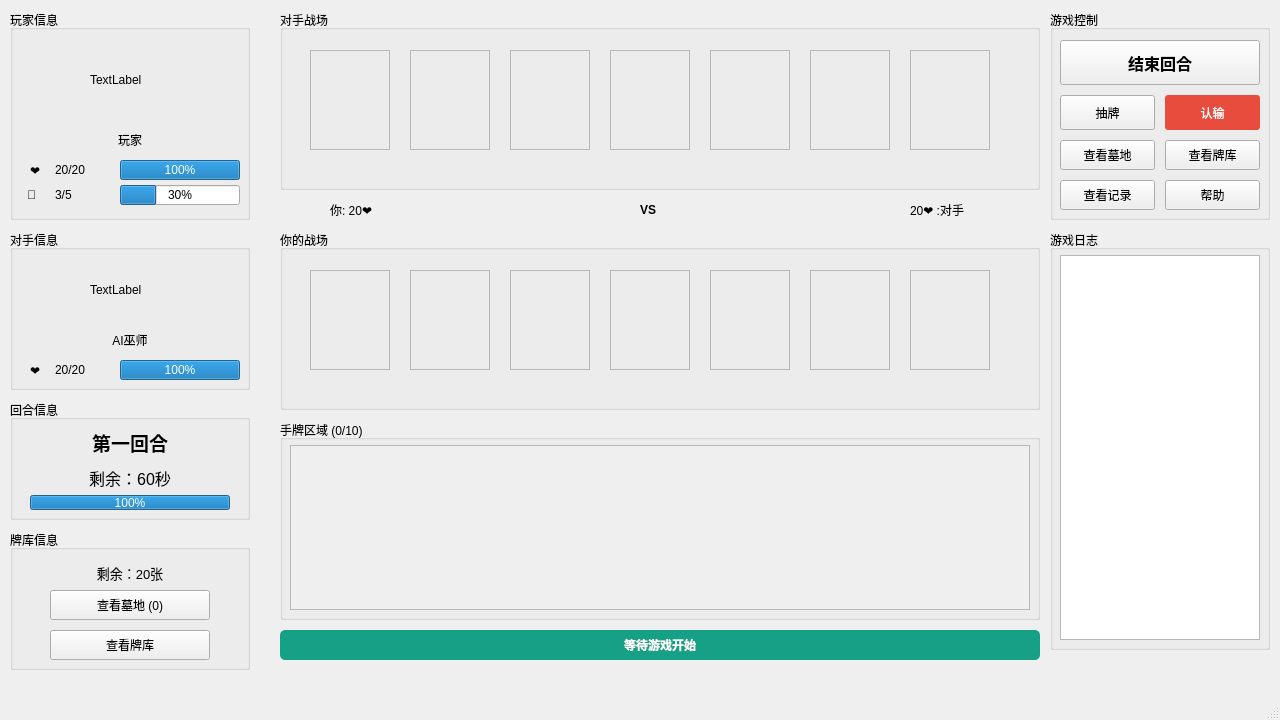
<?xml version="1.0" encoding="UTF-8"?>
<ui version="4.0">
 <class>MainWindow</class>
 <widget class="QMainWindow" name="MainWindow">
  <property name="geometry">
   <rect>
    <x>0</x>
    <y>0</y>
    <width>1280</width>
    <height>720</height>
   </rect>
  </property>
  <property name="windowTitle">
   <string>MainWindow</string>
  </property>
  <widget class="QWidget" name="centralwidget">
   <widget class="QGroupBox" name="playInfoGroup">
    <property name="geometry">
     <rect>
      <x>10</x>
      <y>10</y>
      <width>240</width>
      <height>210</height>
     </rect>
    </property>
    <property name="title">
     <string>玩家信息</string>
    </property>
    <widget class="QLabel" name="playerAvatarLabel">
     <property name="geometry">
      <rect>
       <x>80</x>
       <y>30</y>
       <width>80</width>
       <height>80</height>
      </rect>
     </property>
     <property name="text">
      <string>TextLabel</string>
     </property>
    </widget>
    <widget class="QLabel" name="playerNameLabel">
     <property name="geometry">
      <rect>
       <x>20</x>
       <y>120</y>
       <width>200</width>
       <height>20</height>
      </rect>
     </property>
     <property name="text">
      <string>玩家</string>
     </property>
     <property name="alignment">
      <set>Qt::AlignCenter</set>
     </property>
    </widget>
    <widget class="QLabel" name="playerHealthIcon">
     <property name="geometry">
      <rect>
       <x>20</x>
       <y>150</y>
       <width>20</width>
       <height>20</height>
      </rect>
     </property>
     <property name="text">
      <string>❤</string>
     </property>
    </widget>
    <widget class="QLabel" name="playerHealthLabel">
     <property name="geometry">
      <rect>
       <x>45</x>
       <y>150</y>
       <width>60</width>
       <height>20</height>
      </rect>
     </property>
     <property name="text">
      <string>20/20</string>
     </property>
    </widget>
    <widget class="QProgressBar" name="playerHealthBar">
     <property name="geometry">
      <rect>
       <x>110</x>
       <y>150</y>
       <width>120</width>
       <height>20</height>
      </rect>
     </property>
     <property name="maximum">
      <number>20</number>
     </property>
     <property name="value">
      <number>20</number>
     </property>
    </widget>
    <widget class="QLabel" name="playerManaIconLabel">
     <property name="geometry">
      <rect>
       <x>17</x>
       <y>175</y>
       <width>20</width>
       <height>20</height>
      </rect>
     </property>
     <property name="text">
      <string>🔷</string>
     </property>
    </widget>
    <widget class="QLabel" name="playerManaLabel">
     <property name="geometry">
      <rect>
       <x>45</x>
       <y>175</y>
       <width>60</width>
       <height>20</height>
      </rect>
     </property>
     <property name="text">
      <string>3/5</string>
     </property>
    </widget>
    <widget class="QProgressBar" name="playerManaBar">
     <property name="geometry">
      <rect>
       <x>110</x>
       <y>175</y>
       <width>120</width>
       <height>20</height>
      </rect>
     </property>
     <property name="maximum">
      <number>10</number>
     </property>
     <property name="value">
      <number>3</number>
     </property>
    </widget>
   </widget>
   <widget class="QGroupBox" name="opponentInfoGroup">
    <property name="geometry">
     <rect>
      <x>10</x>
      <y>230</y>
      <width>240</width>
      <height>160</height>
     </rect>
    </property>
    <property name="title">
     <string>对手信息</string>
    </property>
    <widget class="QLabel" name="opponentAvatarLabel">
     <property name="geometry">
      <rect>
       <x>80</x>
       <y>30</y>
       <width>60</width>
       <height>60</height>
      </rect>
     </property>
     <property name="text">
      <string>TextLabel</string>
     </property>
    </widget>
    <widget class="QLabel" name="opponentNameLabel">
     <property name="geometry">
      <rect>
       <x>20</x>
       <y>100</y>
       <width>200</width>
       <height>20</height>
      </rect>
     </property>
     <property name="text">
      <string>AI巫师</string>
     </property>
     <property name="alignment">
      <set>Qt::AlignCenter</set>
     </property>
    </widget>
    <widget class="QLabel" name="opponentHealthIcon">
     <property name="geometry">
      <rect>
       <x>20</x>
       <y>130</y>
       <width>20</width>
       <height>20</height>
      </rect>
     </property>
     <property name="text">
      <string>❤</string>
     </property>
    </widget>
    <widget class="QLabel" name="opponentHealthLabel">
     <property name="geometry">
      <rect>
       <x>45</x>
       <y>130</y>
       <width>60</width>
       <height>20</height>
      </rect>
     </property>
     <property name="text">
      <string>20/20</string>
     </property>
    </widget>
    <widget class="QProgressBar" name="opponentHealthBar">
     <property name="geometry">
      <rect>
       <x>110</x>
       <y>130</y>
       <width>120</width>
       <height>20</height>
      </rect>
     </property>
     <property name="maximum">
      <number>20</number>
     </property>
     <property name="value">
      <number>20</number>
     </property>
    </widget>
   </widget>
   <widget class="QGroupBox" name="turnInfoGroup">
    <property name="geometry">
     <rect>
      <x>10</x>
      <y>400</y>
      <width>240</width>
      <height>120</height>
     </rect>
    </property>
    <property name="title">
     <string>回合信息</string>
    </property>
    <widget class="QLabel" name="turnNumberLabel">
     <property name="geometry">
      <rect>
       <x>20</x>
       <y>30</y>
       <width>200</width>
       <height>25</height>
      </rect>
     </property>
     <property name="font">
      <font>
       <pointsize>14</pointsize>
       <bold>true</bold>
      </font>
     </property>
     <property name="text">
      <string>第一回合</string>
     </property>
     <property name="alignment">
      <set>Qt::AlignCenter</set>
     </property>
    </widget>
    <widget class="QLabel" name="timeRemainingLabel">
     <property name="geometry">
      <rect>
       <x>20</x>
       <y>65</y>
       <width>200</width>
       <height>25</height>
      </rect>
     </property>
     <property name="font">
      <font>
       <pointsize>12</pointsize>
      </font>
     </property>
     <property name="text">
      <string>剩余：60秒</string>
     </property>
     <property name="alignment">
      <set>Qt::AlignCenter</set>
     </property>
    </widget>
    <widget class="QProgressBar" name="turnTimerBar">
     <property name="geometry">
      <rect>
       <x>20</x>
       <y>95</y>
       <width>200</width>
       <height>15</height>
      </rect>
     </property>
     <property name="maximum">
      <number>60</number>
     </property>
     <property name="value">
      <number>60</number>
     </property>
    </widget>
   </widget>
   <widget class="QGroupBox" name="deckInfoGroup">
    <property name="geometry">
     <rect>
      <x>10</x>
      <y>530</y>
      <width>240</width>
      <height>140</height>
     </rect>
    </property>
    <property name="title">
     <string>牌库信息</string>
    </property>
    <widget class="QLabel" name="deckSizeLabel">
     <property name="geometry">
      <rect>
       <x>20</x>
       <y>30</y>
       <width>200</width>
       <height>25</height>
      </rect>
     </property>
     <property name="font">
      <font>
       <pointsize>10</pointsize>
      </font>
     </property>
     <property name="text">
      <string>剩余：20张</string>
     </property>
     <property name="alignment">
      <set>Qt::AlignCenter</set>
     </property>
    </widget>
    <widget class="QPushButton" name="graveyardButton">
     <property name="geometry">
      <rect>
       <x>40</x>
       <y>60</y>
       <width>160</width>
       <height>30</height>
      </rect>
     </property>
     <property name="text">
      <string>查看墓地 (0)</string>
     </property>
    </widget>
    <widget class="QPushButton" name="deckViewButton">
     <property name="geometry">
      <rect>
       <x>40</x>
       <y>100</y>
       <width>160</width>
       <height>30</height>
      </rect>
     </property>
     <property name="text">
      <string>查看牌库</string>
     </property>
    </widget>
   </widget>
   <widget class="QGroupBox" name="opponentBattleGroup">
    <property name="geometry">
     <rect>
      <x>280</x>
      <y>10</y>
      <width>760</width>
      <height>180</height>
     </rect>
    </property>
    <property name="title">
     <string>对手战场</string>
    </property>
    <widget class="QFrame" name="opponentSlot1">
     <property name="geometry">
      <rect>
       <x>30</x>
       <y>40</y>
       <width>80</width>
       <height>100</height>
      </rect>
     </property>
     <property name="frameShape">
      <enum>QFrame::StyledPanel</enum>
     </property>
     <property name="frameShadow">
      <enum>QFrame::Raised</enum>
     </property>
    </widget>
    <widget class="QFrame" name="opponentSlot2">
     <property name="geometry">
      <rect>
       <x>130</x>
       <y>40</y>
       <width>80</width>
       <height>100</height>
      </rect>
     </property>
     <property name="frameShape">
      <enum>QFrame::StyledPanel</enum>
     </property>
     <property name="frameShadow">
      <enum>QFrame::Raised</enum>
     </property>
    </widget>
    <widget class="QFrame" name="opponentSlot3">
     <property name="geometry">
      <rect>
       <x>230</x>
       <y>40</y>
       <width>80</width>
       <height>100</height>
      </rect>
     </property>
     <property name="frameShape">
      <enum>QFrame::StyledPanel</enum>
     </property>
     <property name="frameShadow">
      <enum>QFrame::Raised</enum>
     </property>
    </widget>
    <widget class="QFrame" name="opponentSlot4">
     <property name="geometry">
      <rect>
       <x>330</x>
       <y>40</y>
       <width>80</width>
       <height>100</height>
      </rect>
     </property>
     <property name="frameShape">
      <enum>QFrame::StyledPanel</enum>
     </property>
     <property name="frameShadow">
      <enum>QFrame::Raised</enum>
     </property>
    </widget>
    <widget class="QFrame" name="opponentSlot5">
     <property name="geometry">
      <rect>
       <x>430</x>
       <y>40</y>
       <width>80</width>
       <height>100</height>
      </rect>
     </property>
     <property name="frameShape">
      <enum>QFrame::StyledPanel</enum>
     </property>
     <property name="frameShadow">
      <enum>QFrame::Raised</enum>
     </property>
    </widget>
    <widget class="QFrame" name="opponentSlot6">
     <property name="geometry">
      <rect>
       <x>530</x>
       <y>40</y>
       <width>80</width>
       <height>100</height>
      </rect>
     </property>
     <property name="frameShape">
      <enum>QFrame::StyledPanel</enum>
     </property>
     <property name="frameShadow">
      <enum>QFrame::Raised</enum>
     </property>
    </widget>
    <widget class="QFrame" name="opponentSlot7">
     <property name="geometry">
      <rect>
       <x>630</x>
       <y>40</y>
       <width>80</width>
       <height>100</height>
      </rect>
     </property>
     <property name="frameShape">
      <enum>QFrame::StyledPanel</enum>
     </property>
     <property name="frameShadow">
      <enum>QFrame::Raised</enum>
     </property>
    </widget>
   </widget>
   <widget class="QWidget" name="vsSeparatorWidget" native="true">
    <property name="geometry">
     <rect>
      <x>280</x>
      <y>195</y>
      <width>760</width>
      <height>30</height>
     </rect>
    </property>
    <widget class="QLabel" name="playerScoreLabel">
     <property name="geometry">
      <rect>
       <x>50</x>
       <y>5</y>
       <width>100</width>
       <height>20</height>
      </rect>
     </property>
     <property name="text">
      <string>你: 20❤</string>
     </property>
    </widget>
    <widget class="QLabel" name="vsLabel">
     <property name="geometry">
      <rect>
       <x>360</x>
       <y>5</y>
       <width>100</width>
       <height>20</height>
      </rect>
     </property>
     <property name="font">
      <font>
       <bold>true</bold>
      </font>
     </property>
     <property name="text">
      <string>VS</string>
     </property>
    </widget>
    <widget class="QLabel" name="opponentScoreLabel">
     <property name="geometry">
      <rect>
       <x>630</x>
       <y>5</y>
       <width>100</width>
       <height>20</height>
      </rect>
     </property>
     <property name="text">
      <string>20❤ :对手</string>
     </property>
    </widget>
   </widget>
   <widget class="QGroupBox" name="playerBattleGroup">
    <property name="geometry">
     <rect>
      <x>280</x>
      <y>230</y>
      <width>760</width>
      <height>180</height>
     </rect>
    </property>
    <property name="title">
     <string>你的战场</string>
    </property>
    <widget class="QFrame" name="playerSlot2">
     <property name="geometry">
      <rect>
       <x>130</x>
       <y>40</y>
       <width>80</width>
       <height>100</height>
      </rect>
     </property>
     <property name="frameShape">
      <enum>QFrame::StyledPanel</enum>
     </property>
     <property name="frameShadow">
      <enum>QFrame::Raised</enum>
     </property>
    </widget>
    <widget class="QFrame" name="playerSlot7">
     <property name="geometry">
      <rect>
       <x>630</x>
       <y>40</y>
       <width>80</width>
       <height>100</height>
      </rect>
     </property>
     <property name="frameShape">
      <enum>QFrame::StyledPanel</enum>
     </property>
     <property name="frameShadow">
      <enum>QFrame::Raised</enum>
     </property>
    </widget>
    <widget class="QFrame" name="playerSlot3">
     <property name="geometry">
      <rect>
       <x>230</x>
       <y>40</y>
       <width>80</width>
       <height>100</height>
      </rect>
     </property>
     <property name="frameShape">
      <enum>QFrame::StyledPanel</enum>
     </property>
     <property name="frameShadow">
      <enum>QFrame::Raised</enum>
     </property>
    </widget>
    <widget class="QFrame" name="playerSlot1">
     <property name="geometry">
      <rect>
       <x>30</x>
       <y>40</y>
       <width>80</width>
       <height>100</height>
      </rect>
     </property>
     <property name="frameShape">
      <enum>QFrame::StyledPanel</enum>
     </property>
     <property name="frameShadow">
      <enum>QFrame::Raised</enum>
     </property>
    </widget>
    <widget class="QFrame" name="playerSlot4">
     <property name="geometry">
      <rect>
       <x>330</x>
       <y>40</y>
       <width>80</width>
       <height>100</height>
      </rect>
     </property>
     <property name="frameShape">
      <enum>QFrame::StyledPanel</enum>
     </property>
     <property name="frameShadow">
      <enum>QFrame::Raised</enum>
     </property>
    </widget>
    <widget class="QFrame" name="playerSlot5">
     <property name="geometry">
      <rect>
       <x>430</x>
       <y>40</y>
       <width>80</width>
       <height>100</height>
      </rect>
     </property>
     <property name="frameShape">
      <enum>QFrame::StyledPanel</enum>
     </property>
     <property name="frameShadow">
      <enum>QFrame::Raised</enum>
     </property>
    </widget>
    <widget class="QFrame" name="playerSlot6">
     <property name="geometry">
      <rect>
       <x>530</x>
       <y>40</y>
       <width>80</width>
       <height>100</height>
      </rect>
     </property>
     <property name="frameShape">
      <enum>QFrame::StyledPanel</enum>
     </property>
     <property name="frameShadow">
      <enum>QFrame::Raised</enum>
     </property>
    </widget>
   </widget>
   <widget class="QGroupBox" name="handCardsGroup">
    <property name="geometry">
     <rect>
      <x>280</x>
      <y>420</y>
      <width>760</width>
      <height>200</height>
     </rect>
    </property>
    <property name="title">
     <string>手牌区域 (0/10)</string>
    </property>
    <widget class="QScrollArea" name="handCardsScrollArea">
     <property name="geometry">
      <rect>
       <x>10</x>
       <y>25</y>
       <width>740</width>
       <height>165</height>
      </rect>
     </property>
     <property name="horizontalScrollBarPolicy">
      <enum>Qt::ScrollBarAlwaysOff</enum>
     </property>
     <property name="widgetResizable">
      <bool>false</bool>
     </property>
     <widget class="QWidget" name="handCardsContainer">
      <property name="geometry">
       <rect>
        <x>0</x>
        <y>0</y>
        <width>1000</width>
        <height>160</height>
       </rect>
      </property>
      <property name="sizePolicy">
       <sizepolicy hsizetype="Minimum" vsizetype="Fixed">
        <horstretch>0</horstretch>
        <verstretch>0</verstretch>
       </sizepolicy>
      </property>
      <property name="minimumSize">
       <size>
        <width>1000</width>
        <height>160</height>
       </size>
      </property>
     </widget>
    </widget>
   </widget>
   <widget class="QLabel" name="gameMessageLabel">
    <property name="geometry">
     <rect>
      <x>280</x>
      <y>630</y>
      <width>760</width>
      <height>30</height>
     </rect>
    </property>
    <property name="styleSheet">
     <string notr="true">background-color: #16A085;
color: white;
font-weight: bold;
border-radius: 5px;
border: none;</string>
    </property>
    <property name="text">
     <string>等待游戏开始</string>
    </property>
    <property name="alignment">
     <set>Qt::AlignCenter</set>
    </property>
   </widget>
   <widget class="QGroupBox" name="controlButtonsGroup">
    <property name="geometry">
     <rect>
      <x>1050</x>
      <y>10</y>
      <width>220</width>
      <height>210</height>
     </rect>
    </property>
    <property name="title">
     <string>游戏控制</string>
    </property>
    <widget class="QPushButton" name="endTurnButton">
     <property name="geometry">
      <rect>
       <x>10</x>
       <y>30</y>
       <width>200</width>
       <height>45</height>
      </rect>
     </property>
     <property name="font">
      <font>
       <pointsize>12</pointsize>
       <bold>true</bold>
      </font>
     </property>
     <property name="text">
      <string>结束回合</string>
     </property>
    </widget>
    <widget class="QPushButton" name="drawCardButton">
     <property name="geometry">
      <rect>
       <x>10</x>
       <y>85</y>
       <width>95</width>
       <height>35</height>
      </rect>
     </property>
     <property name="text">
      <string>抽牌</string>
     </property>
    </widget>
    <widget class="QPushButton" name="surrenderButton">
     <property name="geometry">
      <rect>
       <x>115</x>
       <y>85</y>
       <width>95</width>
       <height>35</height>
      </rect>
     </property>
     <property name="styleSheet">
      <string notr="true">QPushButton {
    background-color: #E74C3C;
    color: white;
    border: none;
    border-radius: 3px;
    padding: 5px;
}

QPushButton:hover {
    background-color: #C0392B;
}

QPushButton:pressed {
    background-color: #A93226;
}

QPushButton:disabled {
    background-color: #7F8C8D;
}</string>
     </property>
     <property name="text">
      <string>认输</string>
     </property>
    </widget>
    <widget class="QPushButton" name="viewGraveyardButton">
     <property name="geometry">
      <rect>
       <x>10</x>
       <y>130</y>
       <width>95</width>
       <height>30</height>
      </rect>
     </property>
     <property name="text">
      <string>查看墓地</string>
     </property>
    </widget>
    <widget class="QPushButton" name="viewDeckButton">
     <property name="geometry">
      <rect>
       <x>115</x>
       <y>130</y>
       <width>95</width>
       <height>30</height>
      </rect>
     </property>
     <property name="text">
      <string>查看牌库</string>
     </property>
    </widget>
    <widget class="QPushButton" name="viewHistoryButton">
     <property name="geometry">
      <rect>
       <x>10</x>
       <y>170</y>
       <width>95</width>
       <height>30</height>
      </rect>
     </property>
     <property name="text">
      <string>查看记录</string>
     </property>
    </widget>
    <widget class="QPushButton" name="helpButton">
     <property name="geometry">
      <rect>
       <x>115</x>
       <y>170</y>
       <width>95</width>
       <height>30</height>
      </rect>
     </property>
     <property name="text">
      <string>帮助</string>
     </property>
    </widget>
   </widget>
   <widget class="QGroupBox" name="gameLogGroup">
    <property name="geometry">
     <rect>
      <x>1050</x>
      <y>230</y>
      <width>220</width>
      <height>420</height>
     </rect>
    </property>
    <property name="title">
     <string>游戏日志</string>
    </property>
    <widget class="QTextEdit" name="gameLogTextEdit">
     <property name="geometry">
      <rect>
       <x>10</x>
       <y>25</y>
       <width>200</width>
       <height>385</height>
      </rect>
     </property>
     <property name="font">
      <font>
       <family>等线</family>
      </font>
     </property>
     <property name="readOnly">
      <bool>true</bool>
     </property>
    </widget>
   </widget>
  </widget>
  <widget class="QMenuBar" name="menubar">
   <property name="geometry">
    <rect>
     <x>0</x>
     <y>0</y>
     <width>1280</width>
     <height>25</height>
    </rect>
   </property>
  </widget>
  <widget class="QStatusBar" name="statusbar"/>
 </widget>
 <resources/>
 <connections/>
</ui>
